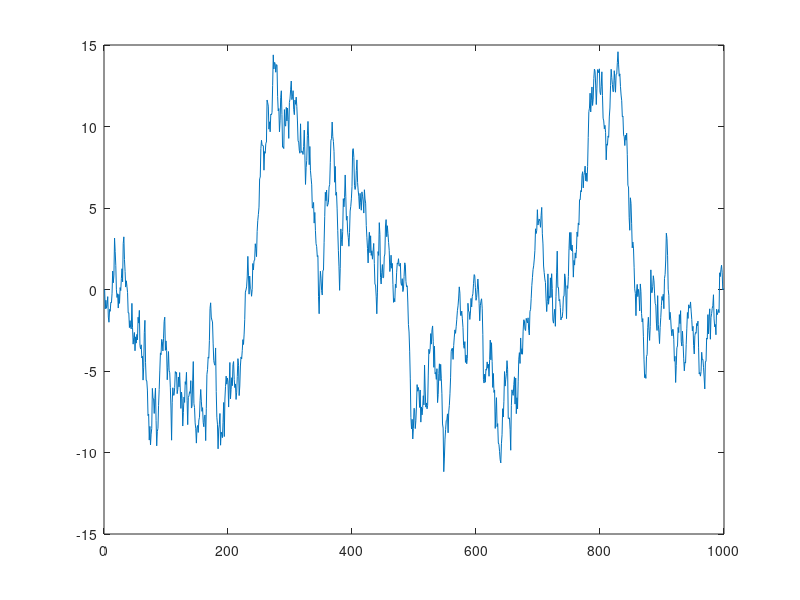

MATLAB code for this plot:
clear

T=1000; %Simulate for a 1000 periods
Y=zeros(T,1);
V=randn(T,1);
RHO=0.99;
for i=2:T
Y(i)=Y(i-1)*RHO+V(i,1);
end

plot(Y);
